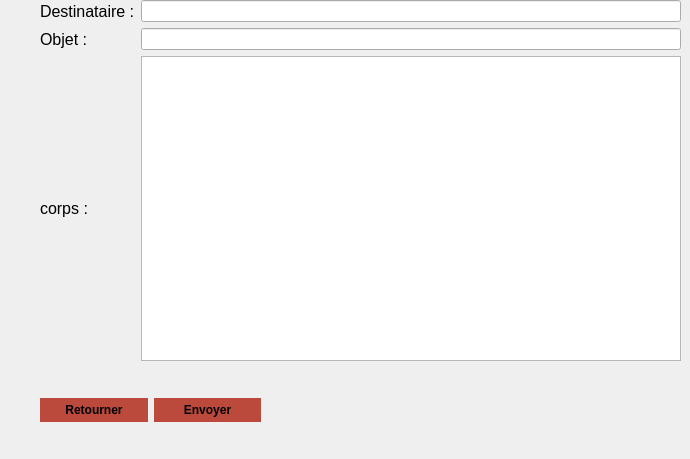
     <widget class="QWidget" name="Page5">
      <widget class="QWidget" name="horizontalLayoutWidget">
       <property name="geometry">
        <rect>
         <x>40</x>
         <y>370</y>
         <width>221</width>
         <height>80</height>
        </rect>
       </property>
       <layout class="QHBoxLayout" name="horizontalLayout">
        <item>
         <widget class="QPushButton" name="backM">
          <property name="styleSheet">
           <string notr="true">QPushButton {
padding: 5px;
border-radius: 20px;
background-color:rgb(188, 74, 60);
font-weight: bold;
}
QPushButton:hover
{
color :white;
}</string>
          </property>
          <property name="text">
           <string>Retourner</string>
          </property>
         </widget>
        </item>
        <item>
         <widget class="QPushButton" name="pushButton">
          <property name="styleSheet">
           <string notr="true">QPushButton {
padding: 5px;
border-radius: 20px;
background-color:rgb(188, 74, 60);
font-weight: bold;
}
QPushButton:hover
{
color :white;
}</string>
          </property>
          <property name="text">
           <string>Envoyer</string>
          </property>
         </widget>
        </item>
       </layout>
      </widget>
      <widget class="QWidget" name="gridLayoutWidget">
       <property name="geometry">
        <rect>
         <x>40</x>
         <y>0</y>
         <width>641</width>
         <height>361</height>
        </rect>
       </property>
       <layout class="QGridLayout" name="gridLayout_5">
        <item row="1" column="1">
         <widget class="QLineEdit" name="sujet">
          <property name="styleSheet">
           <string notr="true"/>
          </property>
         </widget>
        </item>
        <item row="0" column="1">
         <widget class="QLineEdit" name="adresse_3">
          <property name="styleSheet">
           <string notr="true"/>
          </property>
         </widget>
        </item>
        <item row="1" column="0">
         <widget class="QLabel" name="label_15">
          <property name="font">
           <font>
            <family>MS Shell Dlg 2</family>
            <pointsize>12</pointsize>
            <italic>false</italic>
            <bold>false</bold>
           </font>
          </property>
          <property name="styleSheet">
           <string notr="true">font: 18pt &quot;MS Shell Dlg 2&quot;;
font: 12pt &quot;MS Shell Dlg 2&quot;;</string>
          </property>
          <property name="text">
           <string>Objet :</string>
          </property>
         </widget>
        </item>
        <item row="0" column="0">
         <widget class="QLabel" name="label_14">
          <property name="font">
           <font>
            <family>MS Shell Dlg 2</family>
            <pointsize>12</pointsize>
            <italic>false</italic>
            <bold>false</bold>
           </font>
          </property>
          <property name="styleSheet">
           <string notr="true">font: 18pt &quot;MS Shell Dlg 2&quot;;
font: 12pt &quot;MS Shell Dlg 2&quot;;</string>
          </property>
          <property name="text">
           <string>Destinataire :</string>
          </property>
         </widget>
        </item>
        <item row="2" column="0">
         <widget class="QLabel" name="label_16">
          <property name="font">
           <font>
            <family>MS Shell Dlg 2</family>
            <pointsize>12</pointsize>
            <italic>false</italic>
            <bold>false</bold>
           </font>
          </property>
          <property name="styleSheet">
           <string notr="true">font: 18pt &quot;MS Shell Dlg 2&quot;;
font: 12pt &quot;MS Shell Dlg 2&quot;;</string>
          </property>
          <property name="text">
           <string>corps :</string>
          </property>
         </widget>
        </item>
        <item row="2" column="1">
         <widget class="QTextEdit" name="text">
          <property name="styleSheet">
           <string notr="true"/>
          </property>
         </widget>
        </item>
       </layout>
      </widget>
     </widget>
